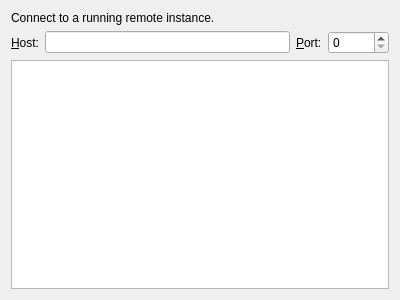
<?xml version="1.0" encoding="UTF-8"?>
<ui version="4.0">
 <class>GammaRay::ConnectPage</class>
 <widget class="QWidget" name="GammaRay::ConnectPage">
  <property name="geometry">
   <rect>
    <x>0</x>
    <y>0</y>
    <width>400</width>
    <height>300</height>
   </rect>
  </property>
  <property name="windowTitle">
   <string>Form</string>
  </property>
  <layout class="QVBoxLayout" name="verticalLayout">
   <item>
    <widget class="QLabel" name="label_3">
     <property name="text">
      <string>Connect to a running remote instance.</string>
     </property>
    </widget>
   </item>
   <item>
    <layout class="QHBoxLayout" name="horizontalLayout">
     <item>
      <widget class="QLabel" name="label">
       <property name="text">
        <string>&amp;Host:</string>
       </property>
       <property name="buddy">
        <cstring>host</cstring>
       </property>
      </widget>
     </item>
     <item>
      <widget class="QLineEdit" name="host"/>
     </item>
     <item>
      <widget class="QLabel" name="label_2">
       <property name="text">
        <string>&amp;Port:</string>
       </property>
       <property name="buddy">
        <cstring>port</cstring>
       </property>
      </widget>
     </item>
     <item>
      <widget class="QSpinBox" name="port">
       <property name="maximum">
        <number>65536</number>
       </property>
      </widget>
     </item>
    </layout>
   </item>
   <item>
    <widget class="QTreeView" name="instanceView">
     <property name="rootIsDecorated">
      <bool>false</bool>
     </property>
     <property name="uniformRowHeights">
      <bool>true</bool>
     </property>
    </widget>
   </item>
  </layout>
 </widget>
 <resources/>
 <connections/>
</ui>
